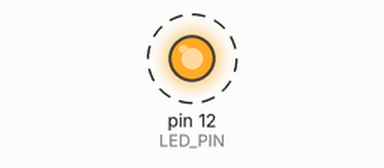
Simulated run of this program. Board: Raspberry Pi (header pin numbers). Parts: output pins drawn as LEDs (lit = HIGH). Dashed ring = blinking.

Above: at 0.5 s.
Timing chart, 0 to 4.6 s (numbered marks = the images above):
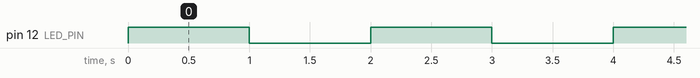

The program:

led_time.py
```python
import RPi.GPIO as GPIO
import time

# Use the board pin numbering
GPIO.setmode(GPIO.BOARD)

# Set up GPIO pin 12 as an output
LED_PIN = 12
GPIO.setup(LED_PIN, GPIO.OUT)

try:
  while True:
    # Turn the LED on
    GPIO.output(LED_PIN, GPIO.HIGH)
    time.sleep(1) # Wait for 1 second
    # Turn the LED off
    GPIO.output(LED_PIN, GPIO.LOW)
    time.sleep(1) # Wait for 1 second

except KeyboardInterrupt:
  # Cleanup GPIO settings before exiting
  GPIO.cleanup()
```

Measured:
- by itself, pin 12 (LED_PIN): alternates HIGH for 1.0 s and LOW for 1.0 s
